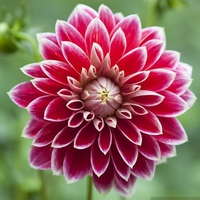
#> input picture exams/Exam-2024-May-Kat/data/flowers/idealflower.jpg, 200 x 200 px, found by its file name
$ python part2.py
#> lines starting #> are read from the running program, lines starting #| are printed output that depends on the picture
### utils/io_utils.py
from skimage.io import imread
from PIL import Image
import numpy as np
import pydicom
import cv2

# use at you own volition
def load_image(path, grayscale=False):
#> called with path = 'data/flowers/idealflower.jpg', grayscale = False
    return imread(path, as_gray=grayscale)
#> returned value is the input picture: shape (200, 200, 3); mean R, G, B 148.2, 101.7, 98.5

def load_image_grayscale_255(path):
    img = imread(path, as_gray=True) * 255
    return img

def load_image_grayscale_float(path):
    img = imread(path, as_gray=True)
    return img

def load_image_RGB_255(path):
    img = imread(path, as_gray=False)
    return img

def load_dicom(path):
    return pydicom.dcmread(path).pixel_array.astype(np.int16)

def load_rgb_and_resize(path, size):
    return np.array(Image.open(path).convert('RGB').resize(size))

def load_hsv_image(path):
    return np.array(Image.open(path).convert('HSV'))

from skimage.color import rgb2hsv
# [5 lines left out: function load_hsv_from_rgb, not called in this run]

### exams/Exam-2024-May-Kat/main/part2.py
import sys
import os
project_root = os.path.abspath(os.path.join(os.path.dirname(__file__), "../../.."))
sys.path.append(project_root)

# Now import premade utility functions
from utils.io_utils import *
from utils.pca_utils import *
from utils.classifier_utils import *
from utils.morph_utils import *
from utils.optimization_utils import *
from utils.plot_utils import *


# Directory containing flower images
training_dir = "data/flowers"
image_filenames = sorted([
    f"flower{str(i).zfill(2)}.jpg" for i in range(1, 16)
])


ideal_floweer = load_image("data/flowers/idealflower.jpg")


# Load and stack all images into a 4D array (N, H, W, C)
images = [imread(os.path.join(training_dir, fname)) for fname in image_filenames]
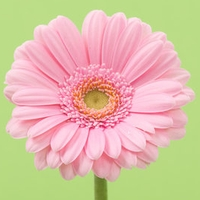
#> input picture exams/Exam-2024-May-Kat/data/flowers/flower01.jpg, 200 x 200 px, found by its file name
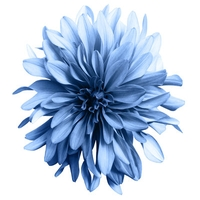
#> input picture exams/Exam-2024-May-Kat/data/flowers/flower02.jpg, 200 x 200 px, found by its file name
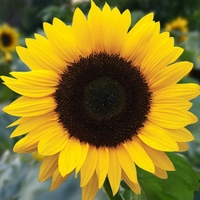
#> input picture exams/Exam-2024-May-Kat/data/flowers/flower03.jpg, 200 x 200 px, found by its file name
#> (the run stopped early here; a loop or call above may not have finished)
